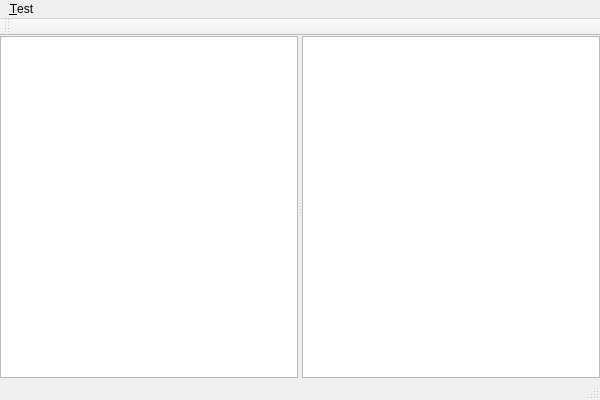
<?xml version="1.0" encoding="UTF-8"?>
<ui version="4.0">
 <class>MainWindowClass</class>
 <widget class="QMainWindow" name="MainWindowClass">
  <property name="geometry">
   <rect>
    <x>0</x>
    <y>0</y>
    <width>600</width>
    <height>400</height>
   </rect>
  </property>
  <property name="windowTitle">
   <string>MainWindow</string>
  </property>
  <widget class="QWidget" name="centralWidget">
   <layout class="QHBoxLayout" name="horizontalLayout">
    <property name="leftMargin">
     <number>0</number>
    </property>
    <property name="topMargin">
     <number>0</number>
    </property>
    <property name="rightMargin">
     <number>0</number>
    </property>
    <property name="bottomMargin">
     <number>0</number>
    </property>
    <item>
     <widget class="QSplitter" name="splitter">
      <property name="orientation">
       <enum>Qt::Orientation::Horizontal</enum>
      </property>
      <widget class="QPlainTextEdit" name="plainTextEdit"/>
      <widget class="QTextEdit" name="textEdit"/>
     </widget>
    </item>
   </layout>
  </widget>
  <widget class="QMenuBar" name="menuBar">
   <property name="geometry">
    <rect>
     <x>0</x>
     <y>0</y>
     <width>600</width>
     <height>33</height>
    </rect>
   </property>
   <widget class="QMenu" name="menu_Test">
    <property name="title">
     <string>&amp;Test</string>
    </property>
    <addaction name="action_Gen1000lines"/>
    <addaction name="action_Gen5000lines"/>
    <addaction name="action_Gen10000lines"/>
    <addaction name="separator"/>
    <addaction name="action_SetMarkdown"/>
   </widget>
   <addaction name="menu_Test"/>
  </widget>
  <widget class="QToolBar" name="mainToolBar">
   <attribute name="toolBarArea">
    <enum>TopToolBarArea</enum>
   </attribute>
   <attribute name="toolBarBreak">
    <bool>false</bool>
   </attribute>
  </widget>
  <widget class="QStatusBar" name="statusBar"/>
  <action name="action_Gen10000lines">
   <property name="text">
    <string>Generate 10000 lines</string>
   </property>
  </action>
  <action name="action_SetMarkdown">
   <property name="text">
    <string>SetMarkdown</string>
   </property>
  </action>
  <action name="action_Gen1000lines">
   <property name="text">
    <string>Generate 1000 lines</string>
   </property>
  </action>
  <action name="action_Gen5000lines">
   <property name="text">
    <string>Generate 5000 lines</string>
   </property>
  </action>
 </widget>
 <layoutdefault spacing="6" margin="11"/>
 <resources>
  <include location="MainWindow.qrc"/>
 </resources>
 <connections/>
</ui>
